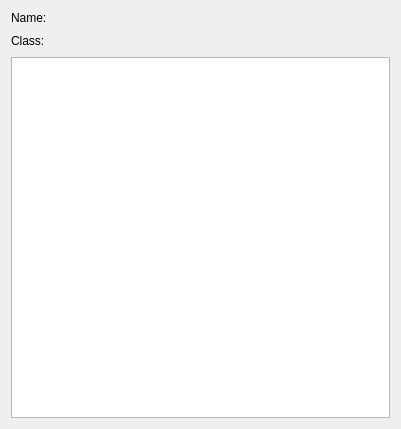
<ui version="4.0" >
 <class>PropertyEditor</class>
 <widget class="QWidget" name="PropertyEditor" >
  <property name="geometry" >
   <rect>
    <x>0</x>
    <y>0</y>
    <width>401</width>
    <height>429</height>
   </rect>
  </property>
  <property name="windowTitle" >
   <string>Property Editor</string>
  </property>
  <layout class="QVBoxLayout" name="verticalLayout" >
   <item>
    <layout class="QGridLayout" name="gridLayout" >
     <item row="0" column="0" >
      <widget class="QLabel" name="nameLabel" >
       <property name="text" >
        <string>Name:</string>
       </property>
      </widget>
     </item>
     <item rowspan="2" row="0" column="1" >
      <spacer name="horizontalSpacer" >
       <property name="orientation" >
        <enum>Qt::Horizontal</enum>
       </property>
       <property name="sizeHint" stdset="0" >
        <size>
         <width>40</width>
         <height>20</height>
        </size>
       </property>
      </spacer>
     </item>
     <item rowspan="2" row="1" column="0" >
      <widget class="QLabel" name="classLabel" >
       <property name="text" >
        <string>Class:</string>
       </property>
      </widget>
     </item>
     <item row="2" column="1" >
      <spacer name="horizontalSpacer_2" >
       <property name="orientation" >
        <enum>Qt::Horizontal</enum>
       </property>
       <property name="sizeHint" stdset="0" >
        <size>
         <width>40</width>
         <height>20</height>
        </size>
       </property>
      </spacer>
     </item>
    </layout>
   </item>
   <item>
    <widget class="QTableView" name="propertyTableView" >
     <property name="alternatingRowColors" >
      <bool>true</bool>
     </property>
     <property name="selectionMode" >
      <enum>QAbstractItemView::SingleSelection</enum>
     </property>
     <property name="gridStyle" >
      <enum>Qt::DotLine</enum>
     </property>
     <property name="sortingEnabled" >
      <bool>false</bool>
     </property>
    </widget>
   </item>
  </layout>
 </widget>
 <resources/>
 <connections/>
</ui>
